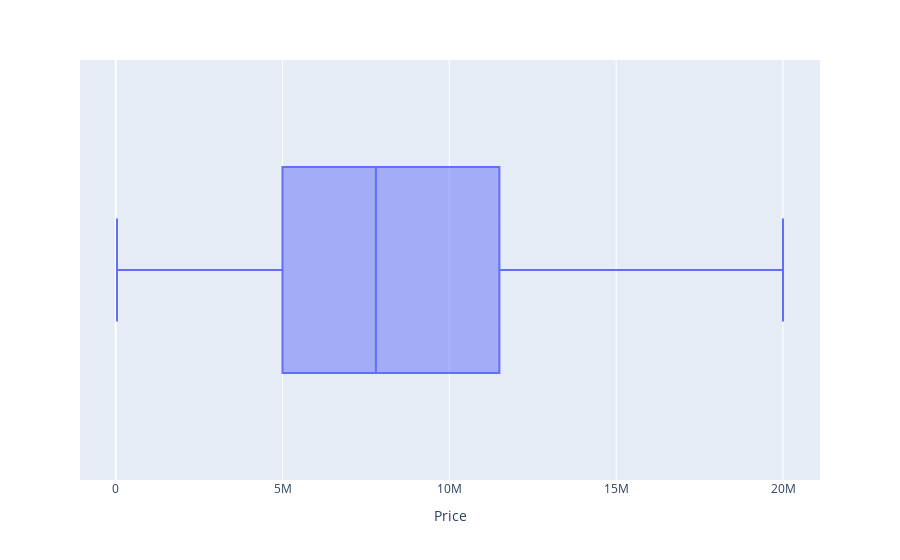

Notebook code for this chart:
### Code cell
px.box(df2,x="Price")

### Figure 1 — Plotly figure (JSON) as saved in the notebook; plotly's stock layout.template omitted (floating-point values rounded to 4 significant figures; data arrays with more than 128 entries replaced by an {"elided": "..."} marker saying what was removed)
{"data": [{"alignmentgroup": "True", "hovertemplate": "Price=%{x}<extra></extra>", "legendgroup": "", "marker": {"color": "#636efa"}, "name": "", "notched": false, "offsetgroup": "", "orientation": "h", "showlegend": false, "type": "box", "x": {"elided": "18027 int values"}, "x0": " ", "xaxis": "x", "y0": " ", "yaxis": "y"}], "layout": {"boxmode": "group", "legend": {"tracegroupgap": 0}, "margin": {"t": 60}, "xaxis": {"anchor": "y", "domain": [0, 1], "title": {"text": "Price"}}, "yaxis": {"anchor": "x", "domain": [0, 1]}}}
